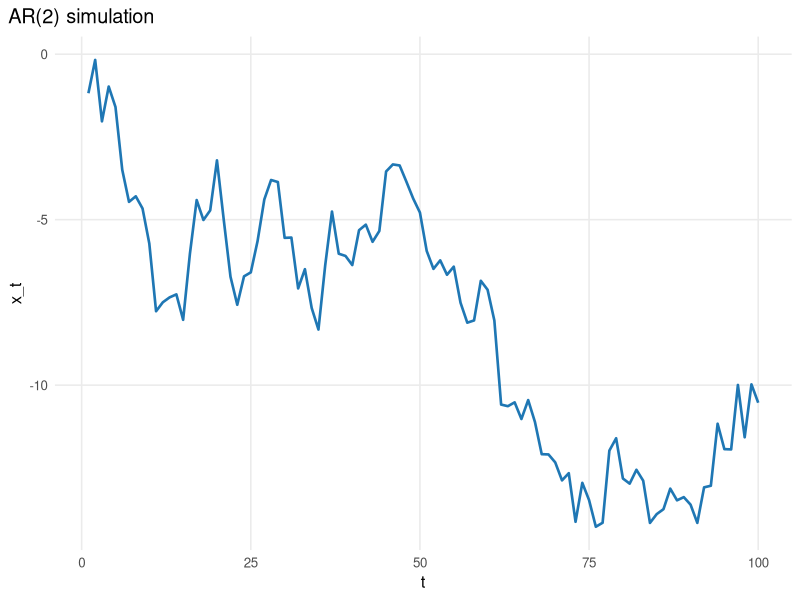
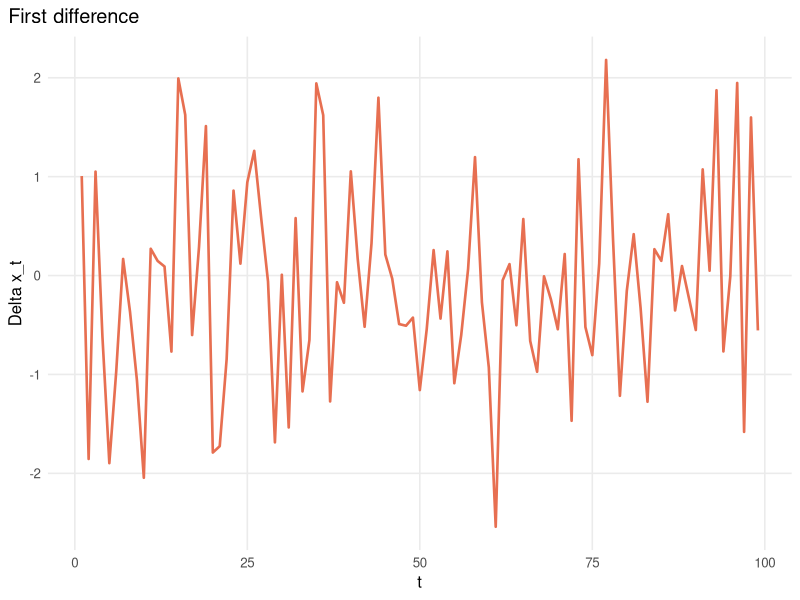
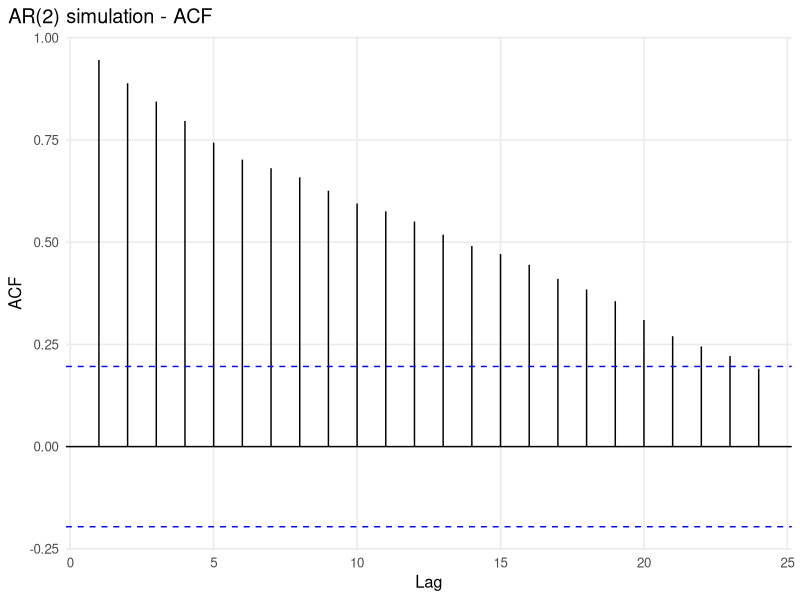
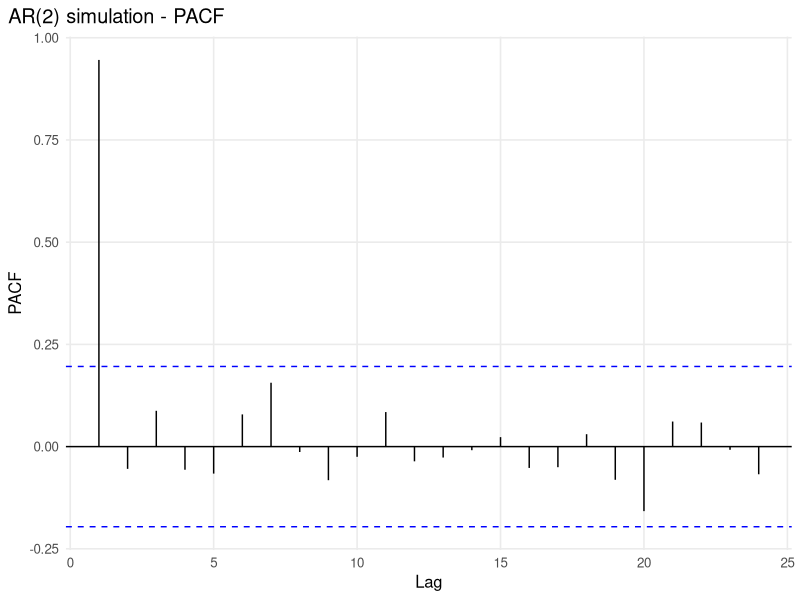
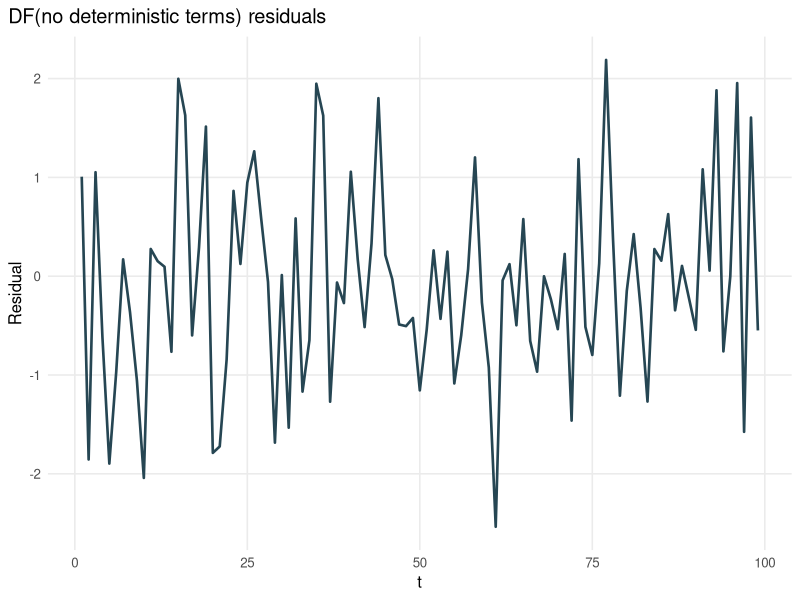
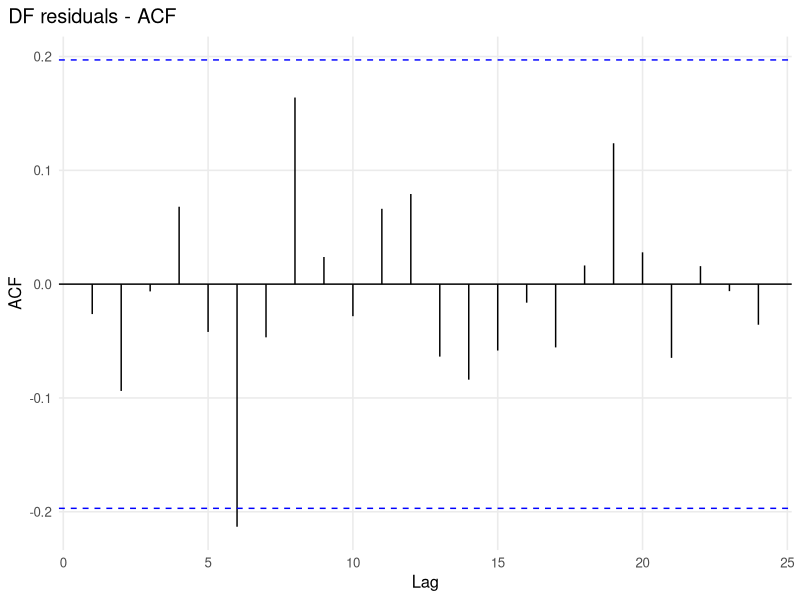
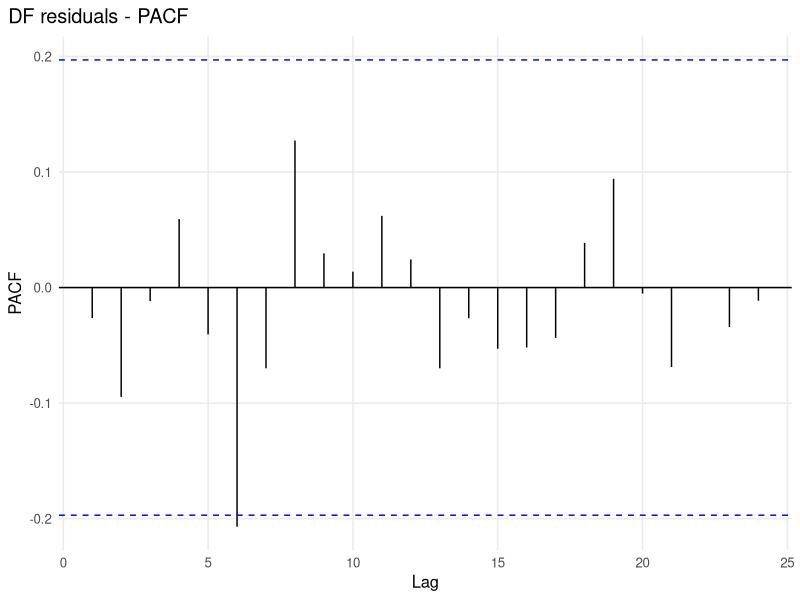

Recreate these plots in R, in order.
rm(list = ls())

suppressPackageStartupMessages({
  library(forecast)
  library(ggplot2)
  library(urca)
})

plot_theme <- theme_minimal(base_size = 12) +
  theme(
    plot.title.position = "plot",
    panel.grid.minor = element_blank()
  )

plot_series <- function(x, title, y_label = "Value", color = "#1f77b4") {
  df <- data.frame(t = seq_along(x), value = as.numeric(x))
  ggplot(df, aes(x = t, y = value)) +
    geom_line(linewidth = 0.9, color = color) +
    labs(title = title, x = "t", y = y_label) +
    plot_theme
}

simulate_ar2 <- function(phi, n, sigma2 = 1, seed = NULL) {
  if (!is.null(seed)) {
    set.seed(seed)
  }

  x <- numeric(n)
  x[1] <- rnorm(1, sd = sqrt(sigma2))
  x[2] <- phi[1] * x[1] + rnorm(1, sd = sqrt(sigma2))
  for (t in 3:n) {
    x[t] <- phi[1] * x[t - 1] + phi[2] * x[t - 2] + rnorm(1, sd = sqrt(sigma2))
  }
  x
}

# Simulate an AR(2) process -------------------------------------------------
phi <- c(1.0, 0.0)
sigma2 <- 1
nobs <- 100
x <- simulate_ar2(phi = phi, n = nobs, sigma2 = sigma2, seed = 220)
dx <- diff(x)

print(plot_series(x, "AR(2) simulation", "x_t"))
print(plot_series(dx, "First difference", "Delta x_t", "#e76f51"))

print(ggAcf(x, lag.max = 24) + labs(title = "AR(2) simulation - ACF") + plot_theme)
print(ggPacf(x, lag.max = 24) + labs(title = "AR(2) simulation - PACF") + plot_theme)

# DF tests ------------------------------------------------------------------
df_test1 <- ur.df(x, type = "none", lags = 0)
df_test2 <- ur.df(dx, type = "none", lags = 0)
df_test3 <- ur.df(x, type = "drift", lags = 0)
df_test4 <- ur.df(x, type = "trend", lags = 0)

print(plot_series(df_test1@res, "DF(no deterministic terms) residuals", "Residual", "#264653"))
print(ggAcf(df_test1@res, lag.max = 24) + labs(title = "DF residuals - ACF") + plot_theme)
print(ggPacf(df_test1@res, lag.max = 24) + labs(title = "DF residuals - PACF") + plot_theme)

cat("\nDF test summaries\n")
print(summary(df_test1))
print(summary(df_test2))
print(summary(df_test3))
print(summary(df_test4))

# KPSS tests ----------------------------------------------------------------
kpss_test1 <- ur.kpss(x, type = "mu")
kpss_test2 <- ur.kpss(x, type = "tau")

cat("\nKPSS test summaries\n")
print(summary(kpss_test1))
print(summary(kpss_test2))

# Monte Carlo: rejection rates ----------------------------------------------
# DGP: y_t = (1-rho)*alpha + rho*y_{t-1} + e_t,  e_t ~ N(0, sigma2)
set.seed(777)
T <- 4 * 25
N <- 100
rho <- 0.5
sigma2 <- 1.0
alpha <- 1.0

count <- matrix(NA_real_, nrow = N, ncol = 2)
for (n in 1:N) {
  e <- rnorm(T, sd = sqrt(sigma2))
  y <- numeric(T)

  # Start at unconditional mean plus scaled innovation.
  y[1] <- alpha + e[1] / sqrt(1 - rho ^ 2)
  for (t in 2:T) {
    y[t] <- (1 - rho) * alpha + rho * y[t - 1] + e[t]
  }

  adf <- ur.df(y, type = "drift", lags = 0)
  count[n, 1] <- adf@teststat[1] < adf@cval[1, 2]

  kpss <- ur.kpss(y, type = "mu")
  count[n, 2] <- kpss@teststat < kpss@cval[2]
}

rejection_rates <- colMeans(count) * 100
names(rejection_rates) <- c("ADF", "KPSS")

cat("\nEstimated rejection rates (%)\n")
print(rejection_rates)
